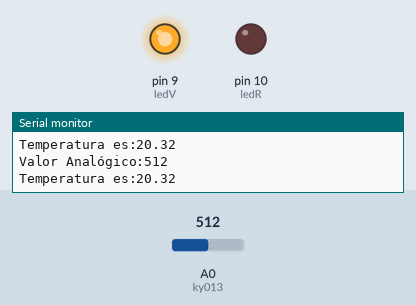
A sketch run on a simulated Arduino Uno, built with avr-gcc and run on an emulated ATmega328P. Parts: output pins drawn as LEDs (lit = HIGH), the last lines printed to the serial monitor. The inputs (shaded band) are chosen by the test bench; at power-on: A0 (ky013) = 512.

Above: at 1.3 s.
1.4 s: A0 (ky013) set to 474
3.2 s: A0 (ky013) set to 456
At 5.0 s:
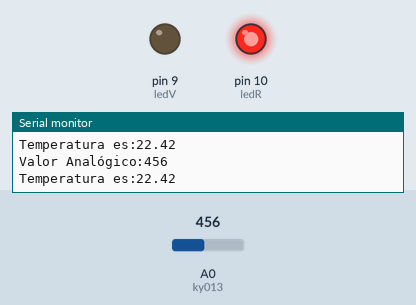
5.5 s: A0 (ky013) set to 511
At 6.7 s:
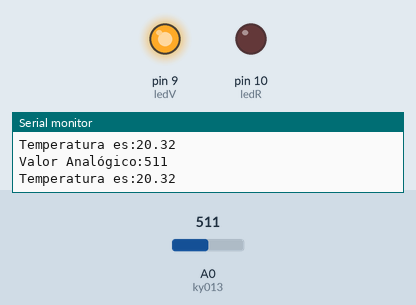
7.5 s: A0 (ky013) set to 306
At 8.4 s:
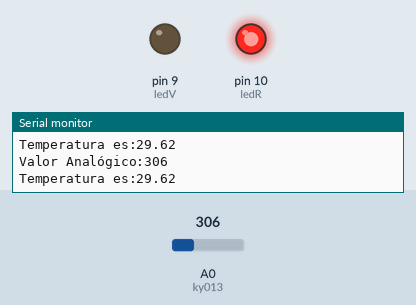
Timing chart, 0 to 10.5 s (numbered marks = the images above; inputs shaded):
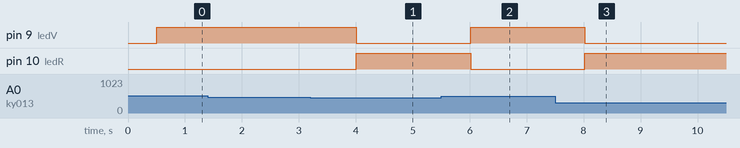

The sketch:

KY-013-y-KY-029.ino
```cpp
/*
  Derechos de autor © UNIT Electronics
  Este codigo se proporciona "tal cual", sin garantías de ningún tipo.

  Para más información, visita nuestro blog:
  https://blog.uelectronics.com/tarjetas-desarrollo/sensores-de-temperatura-ky-028-y-ky-013/
*/

int ledR = 10;       // Pin del LED Rojo del módulo KY-029
int ledV = 9;        // Pin del LED Verde del módulo KY-029
int ky013 = A0;      // Pin de entrada analógica para el termistor KY-013
int valor;           // Variable para almacenar los datos de entrada del KY-013

// Variables para la ecuación Steinhart-Hart
float R1 = 10000;    // Valor de la resistencia R1 en la PCB (10k ohmios)
float logR2, R2, TK, TC;  // Variables para los cálculos de la ecuación Steinhart-Hart
float A = 0.001129148, B = 0.000234125, C = 0.0000000876741; // Coeficientes de la ecuación Steinhart-Hart para un NTC de 10k ohmios y temperaturas de -55°C a 125°C

void setup() {
  Serial.begin(9600);             // Inicialización del puerto serial
  pinMode(ledR, OUTPUT);          // Configuración del pin del LED Rojo como salida
  pinMode(ledV, OUTPUT);          // Configuración del pin del LED Verde como salida
}

void loop() {
  valor = analogRead(ky013);      // Lectura del valor analógico del termistor y asignación a la variable 'valor'
  Serial.print("Valor Analógico:"); // Impresión del texto "Valor Analógico:"
  Serial.println(valor);          // Impresión del valor leído (0-1023), útil para conocer el rango de reposo del termistor

  // Mapeo del valor analógico a un rango de temperatura en grados Celsius
  valor = map(valor, 0, 270, 0, 50); // Mapeo del rango de entrada (0-270) al rango de temperatura (0 a 50 °C)

  // Conversión de valores analógicos a grados Celsius
  R2 = R1 * (1023.0 / (float)valor - 1.0); // Cálculo de la resistencia del termistor
  logR2 = log(R2);  // Cálculo del logaritmo de la resistencia del termistor
  TK = (1.0 / (A + B * logR2 + C * logR2 * logR2 * logR2)); // Cálculo de la temperatura en Kelvin usando la ecuación Steinhart-Hart
  TC = TK - 273.15; // Conversión de la temperatura de Kelvin a Celsius
  TC = TC * (-1);   // Inversión del valor de la temperatura Celsius
  Serial.print("Temperatura es:"); // Impresión del texto "Temperatura es:"
  Serial.println(TC);  // Impresión del valor de la temperatura en Celsius

  delay(500);  // Pausa de medio segundo

  digitalWrite(ledR, LOW);  // Apagado del LED Rojo
  digitalWrite(ledV, LOW);  // Apagado del LED Verde

  if (TC >= 22) {  // Si la temperatura es mayor o igual a 22°C
    digitalWrite(ledR, HIGH); // Encendido del LED Rojo
  } else {  // Si la temperatura es menor a 22°C
    digitalWrite(ledV, HIGH); // Encendido del LED Verde
  }
}
```

Measured:
- the behaviour switches between 465 and 464 on A0 (ky013) (found by bisection; images 0 and 1)
- after the input at 3.2 s, pin 9 (ledV): HIGH → LOW after 0.81 s; pin 10 (ledR): LOW → HIGH after 0.81 s
- after the input at 5.5 s, pin 9 (ledV): LOW → HIGH after 0.52 s; pin 10 (ledR): HIGH → LOW after 0.52 s
- after the input at 7.5 s, pin 9 (ledV): HIGH → LOW after 0.52 s; pin 10 (ledR): LOW → HIGH after 0.52 s
